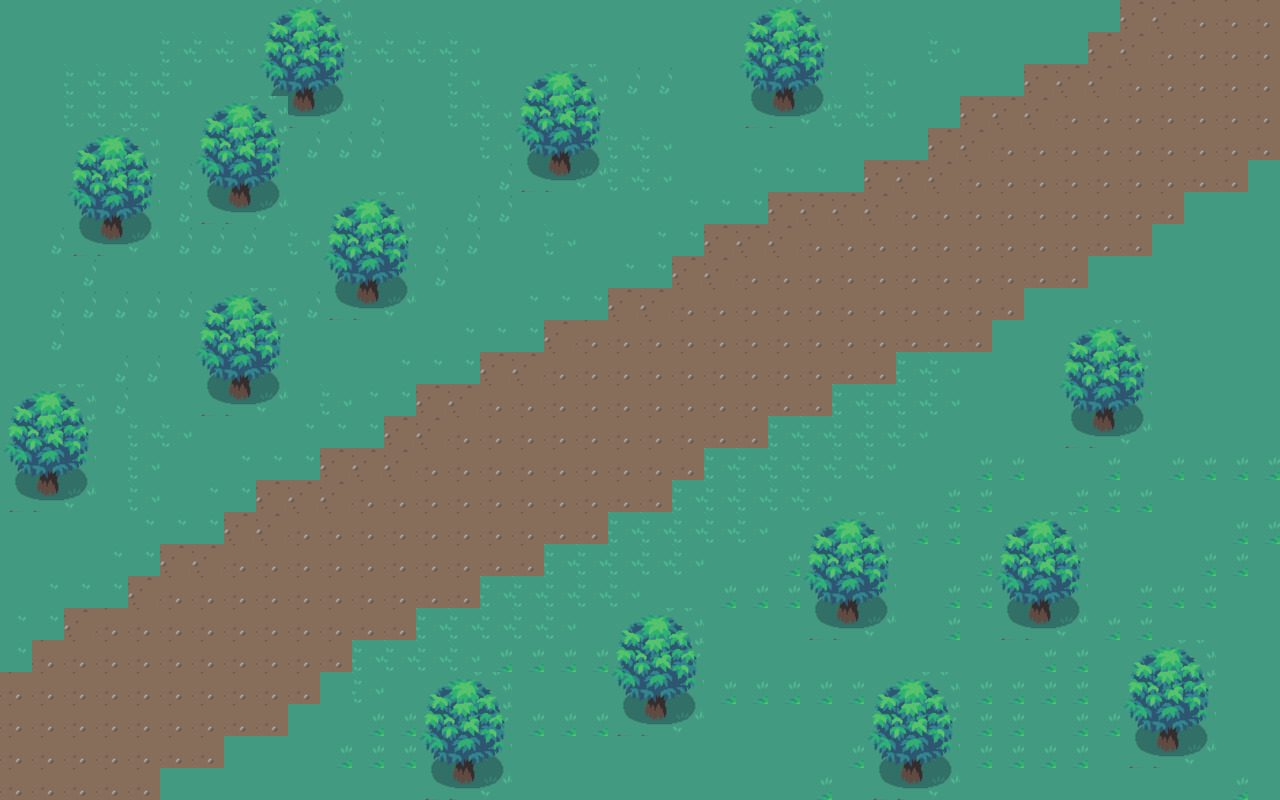

This game map was drawn from its Tiled (.tmx) file and the tilesets committed beside it. A one-line description and the trimmed map source follow:
An orthogonal 40x25 tile map with 32x32 px tiles, 1 tile layer (Ground) and 24 objects (15x solid, 8x easyEnemy, player).

<map version="1.2" tiledversion="1.2.0" orientation="orthogonal" renderorder="right-down" width="40" height="25" tilewidth="32" tileheight="32" infinite="0" nextlayerid="7" nextobjectid="28">
 <tileset firstgid="1" source="tileset.tsx" />
 <layer id="5" name="Ground" width="40" height="25">
  <data>[1000 cells, 1000 non-empty, 19 distinct tile ids]</data>
 </layer>
 <objectgroup id="6" name="collision">
  <object id="3" name="solid" x="738" y="6" width="92" height="118" />
  <object id="4" name="solid" x="1056" y="320" width="94" height="126" />
  <object id="5" name="solid" x="992" y="514" width="96" height="124" />
  <object id="6" name="solid" x="1120" y="640" width="94" height="126" />
  <object id="7" name="solid" x="798" y="512" width="98" height="126" />
  <object id="8" name="solid" x="864" y="672" width="94" height="122" />
  <object id="9" name="solid" x="608" y="610" width="96" height="124" />
  <object id="10" name="solid" x="416" y="672" width="96" height="126" />
  <object id="11" name="solid" x="2" y="384" width="92" height="126" />
  <object id="12" name="solid" x="190" y="290" width="98" height="126" />
  <object id="13" name="solid" x="320" y="194" width="98" height="126" />
  <object id="14" name="solid" x="510" y="62" width="100" height="132" />
  <object id="15" name="solid" x="192" y="94" width="94" height="128" />
  <object id="16" name="solid" x="256" y="2" width="94" height="122" />
  <object id="17" name="solid" x="66" y="128" width="92" height="126" />
  <object id="18" name="player" x="96" y="704" width="34" height="34" />
  <object id="20" name="easyEnemy" x="478" y="382" width="36" height="36" />
  <object id="21" name="easyEnemy" x="384" y="62" width="34" height="34" />
  <object id="22" name="easyEnemy" x="672" y="94" width="34" height="34" />
  <object id="23" name="easyEnemy" x="930" y="130" width="32" height="32" />
  <object id="24" name="easyEnemy" x="1152" y="192" width="34" height="36" />
  <object id="25" name="easyEnemy" x="1153" y="512" width="34" height="36" />
  <object id="26" name="easyEnemy" x="1025" y="696" width="34" height="36" />
  <object id="27" name="easyEnemy" x="735" y="414" width="34" height="36" />
 </objectgroup>
</map>